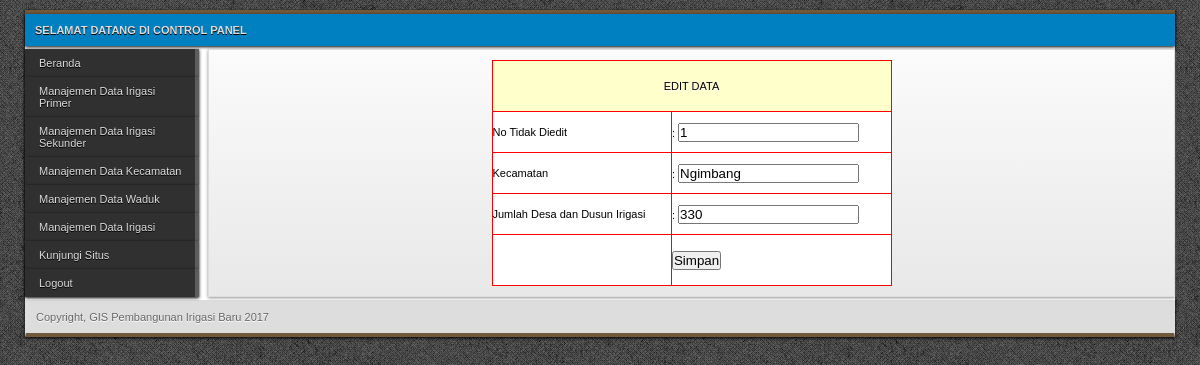
Page /Admin/edit_kecamatan1.php?id=1 (signed in) on the committed database.
### tables this page shows
CREATE TABLE IF NOT EXISTS `tb_kecamatan` (
  `id_kec` int(11) NOT NULL AUTO_INCREMENT,
  `nama_kec` varchar(50) NOT NULL,
  `jumlah` varchar(10) NOT NULL,
  PRIMARY KEY (`id_kec`)
);

### Admin/edit_kecamatan.php (the view, shortened to what this page needs)
<html>
<body>
<form name="form1" method="post" action="aksi_edit_kecamatan.php">
      <table width="400" border="0" align="center" cellpadding="1" cellspacing="1" bordercolor="#FFFF99" bgcolor="#FF0000">
        <tr bgcolor="#FFFFCC">
          <td height="50" colspan="2"><div align="center">EDIT DATA</div></td>
        </tr>
     <?php
      $sqlTampil="select * from tb_kecamatan Where id_kec='$_GET[id]'";
      $qryTampil=mysql_query($sqlTampil);
      $dataTampil=mysql_fetch_array($qryTampil);
     ?>
    <tr bgcolor="#FFFFFF">
          <td height="40">No Tidak Diedit</td>
          <td>:
          <input name="no" type="text" id="no" value="<?php echo $dataTampil['id_kec']; ?>"></td>
        </tr>
		<tr bgcolor="#FFFFFF">
          <td height="40">Kecamatan</td>
          <td>:
          <input name="kec" type="text" id="kec" value="<?php echo $dataTampil['nama_kec']; ?>"></td>
        </tr>
        <tr bgcolor="#FFFFFF">
          <td height="40">Jumlah Desa dan Dusun Irigasi</td>
          <td>:
          <input name="jumlah" type="text" id="jumlah" value="<?php echo $dataTampil['jumlah']; ?>"></td>
        </tr>
		<tr bgcolor="#FFFFFF">
          <td>&nbsp;</td>
          <td height="50"><input type="submit" name="Submit" value="Simpan"></td>
        </tr>
      </table>
    </form>

### Admin/style/global.css (style rules this page uses)
* { padding:0; margin:0 auto; }
body { background:url(../../images/bedge_grungec.png); font-family:Verdana, Geneva, sans-serif; font-size:11px; color:#666; }
table { color:#000; }

### rows in the picture
tb_kecamatan: no "1", kec "Ngimbang", jumlah "330"
